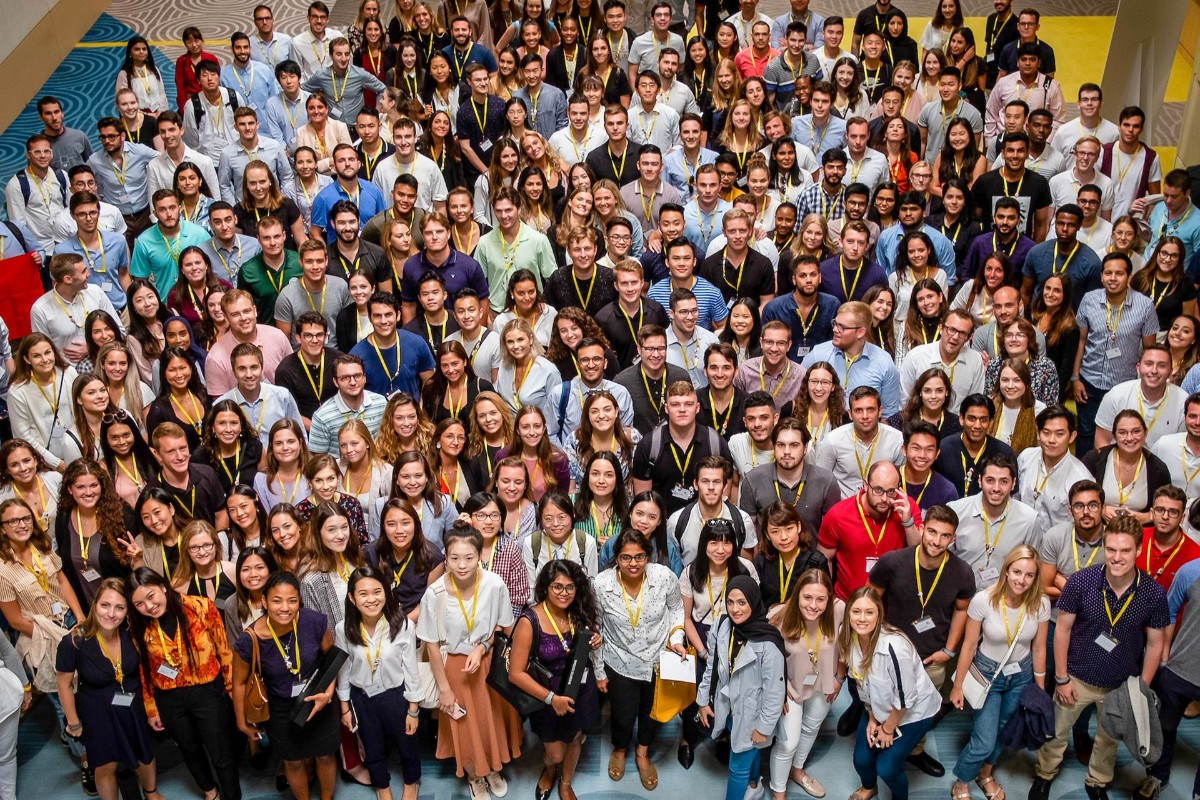
#> input picture src/PC/DetectFace/ey.jpg, 1200 x 800 px, given in place of the camera
$ python detect_color.py
#> lines starting #> are read from the running program, lines starting #| are printed output that depends on the picture; after the words box and inside, x2 and y2 are one past the last pixel; in counts of white or black regions, pixels touching at a corner belong together
# https://pysource.com/2019/02/15/detecting-colors-hsv-color-space-opencv-with-python/
#
# 실행 방법
# - 1. 아나콘다 설치
# - 2. pip install opencv-contrib-python
# - 3. python detect_color.py
#
# HSV
# - hue: 색조
# - saturation: 채도
# - value: 명도
import cv2
import numpy as np

cap = cv2.VideoCapture(0)

while True:
    _, frame = cap.read()
#> frame is the input picture: shape (800, 1200, 3); mean B, G, R 85.7, 94.7, 117.7
    hsv_frame = cv2.cvtColor(frame, cv2.COLOR_BGR2HSV)
#> hsv_frame: shape (800, 1200, 3); mean H, S, V 54.2, 108.6, 123.7

    # Red color
    low_red = np.array([161, 155, 84])
    high_red = np.array([179, 255, 255])
    red_mask = cv2.inRange(hsv_frame, low_red, high_red)
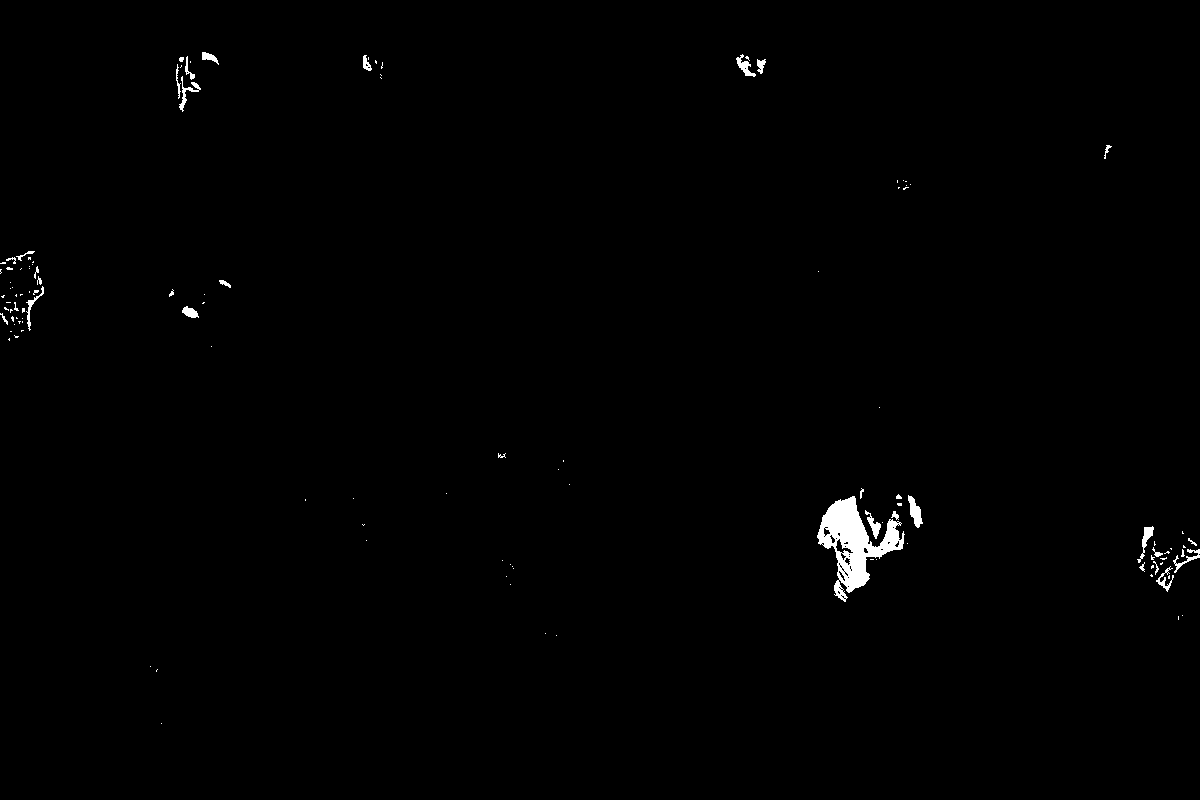
#> red_mask: shape (800, 1200); 0.67% white; 122 white regions (90 under 20 px), largest, box (x1, y1, x2, y2) and area: (817, 496, 905, 602) 3645, (908, 495, 923, 528) 249, (1137, 526, 1154, 563) 183
    red = cv2.bitwise_and(frame, frame, mask=red_mask)

    # Blue color
    low_blue = np.array([94, 80, 2])
    high_blue = np.array([126, 255, 255])
    blue_mask = cv2.inRange(hsv_frame, low_blue, high_blue)
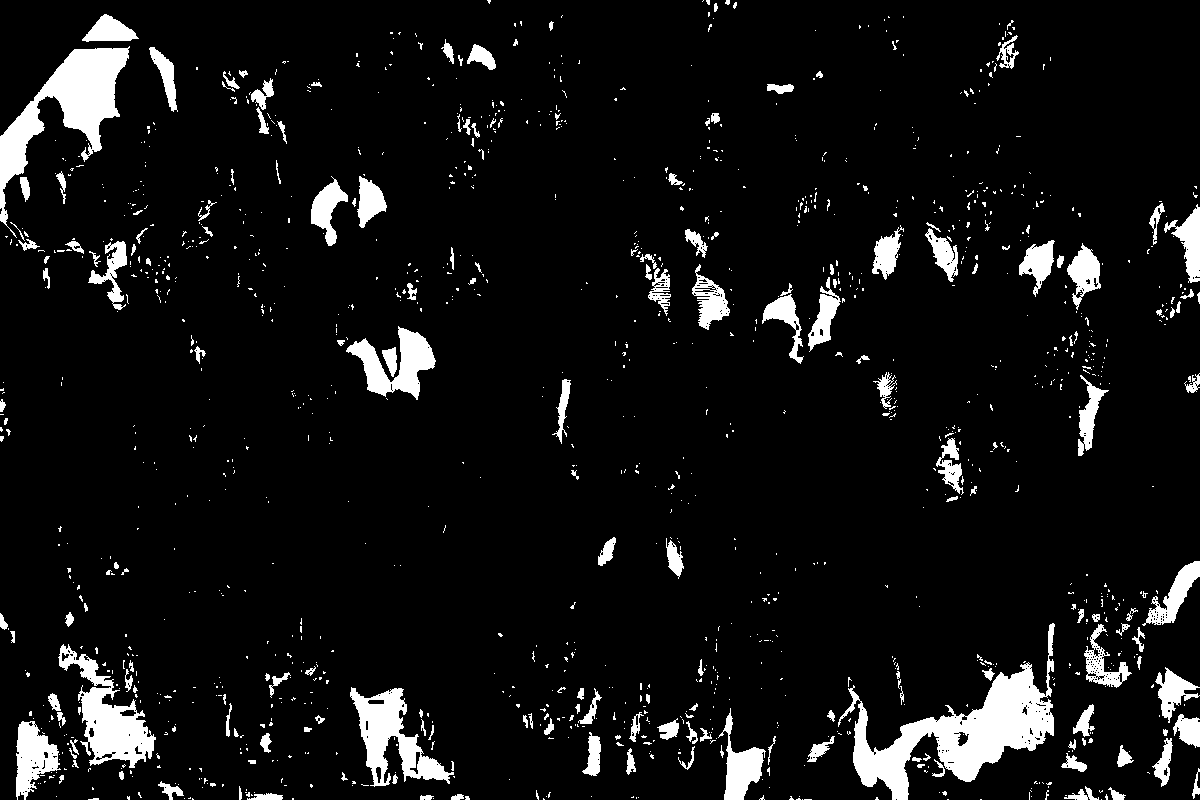
#> blue_mask: shape (800, 1200); 7.4% white; 1321 white regions (1125 under 20 px), largest, box (x1, y1, x2, y2) and area: (838, 623, 1055, 800) 11102, (0, 46, 130, 238) 7356, (58, 644, 156, 768) 4470
    blue = cv2.bitwise_and(frame, frame, mask=blue_mask)

    # Green color
    low_green = np.array([25, 52, 72])
    high_green = np.array([102, 255, 255])
    green_mask = cv2.inRange(hsv_frame, low_green, high_green)
#> green_mask: shape (800, 1200); 3.8% white; 837 white regions (687 under 20 px), largest, box (x1, y1, x2, y2) and area: (0, 44, 127, 221) 6811, (130, 214, 212, 304) 3102, (16, 743, 98, 800) 2483
    green = cv2.bitwise_and(frame, frame, mask=green_mask)

    # Every color except white
    low = np.array([0, 42, 0])
    high = np.array([179, 255, 255])
    mask = cv2.inRange(hsv_frame, low, high)
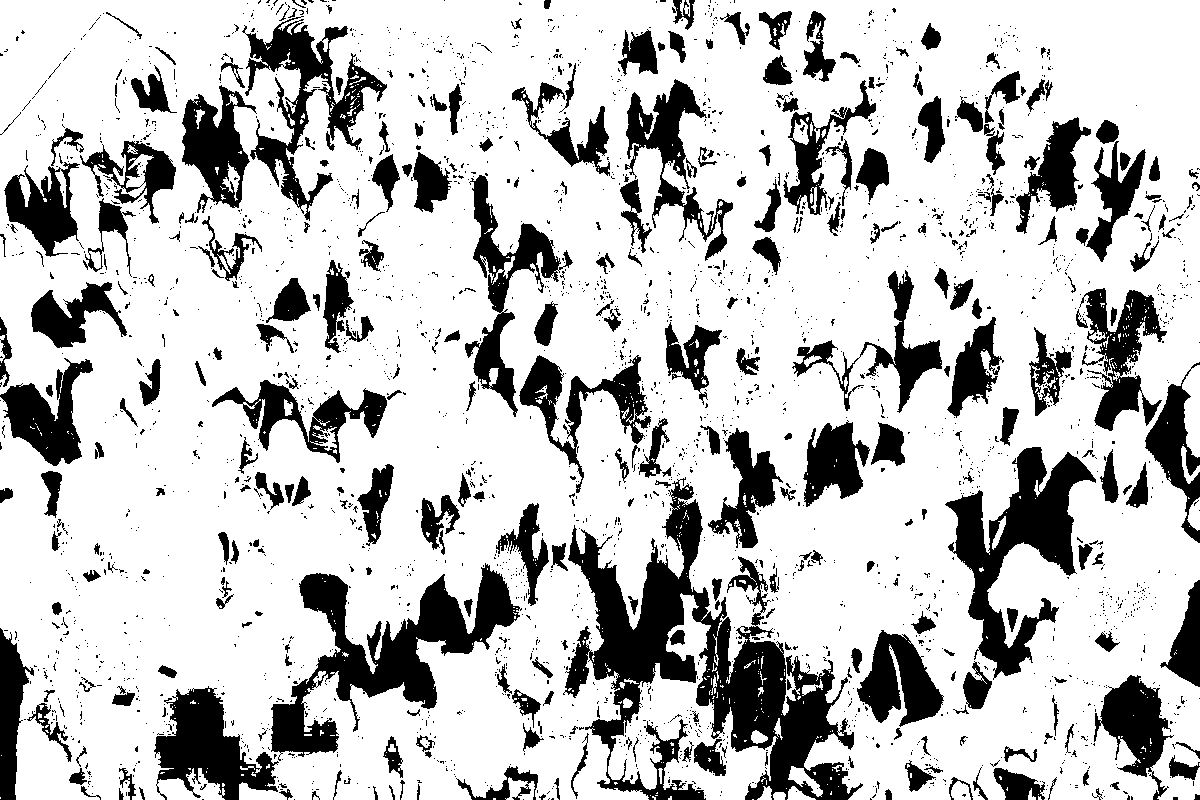
#> mask: shape (800, 1200); 76.7% white; 2711 black regions (2371 under 20 px), largest, box (x1, y1, x2, y2) and area: (563, 477, 863, 800) 31012, (271, 563, 522, 761) 15240, (945, 447, 1096, 680) 12407
    result = cv2.bitwise_and(frame, frame, mask=mask)
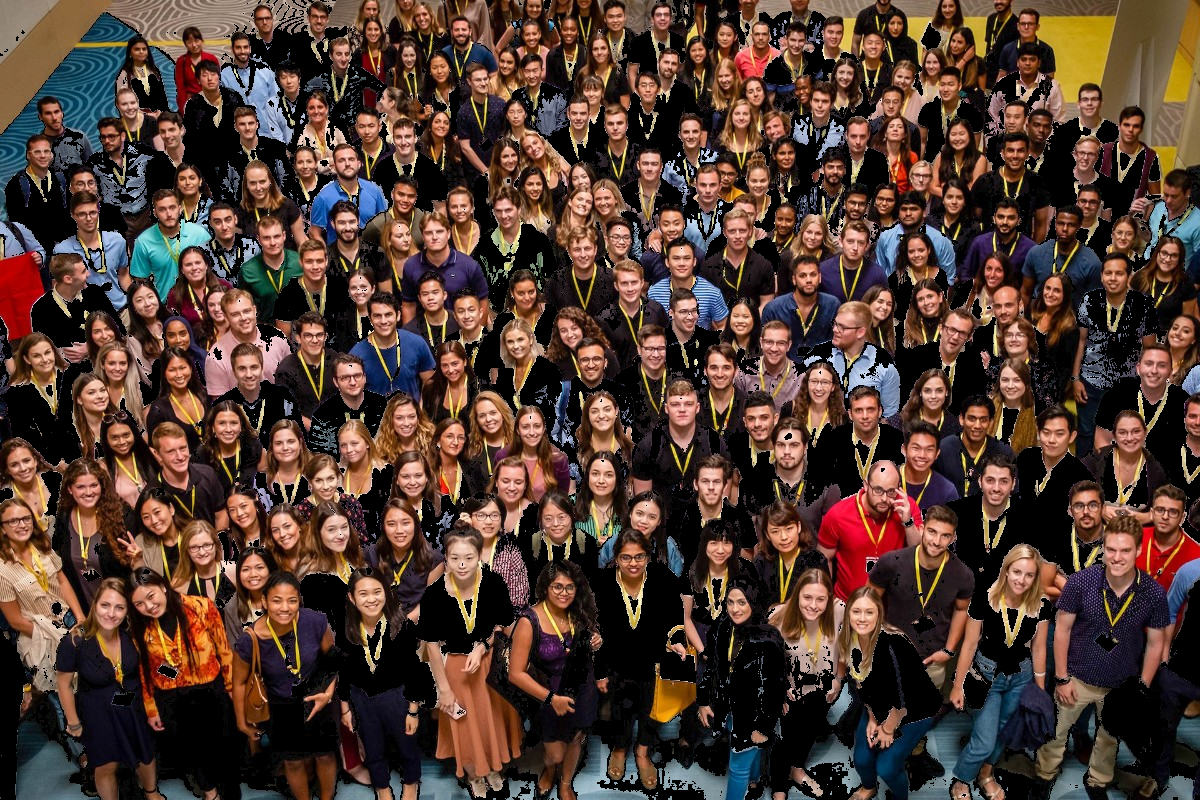
#> result: shape (800, 1200, 3); mean B, G, R 50.1, 59.8, 82.2

    cv2.imshow("Frame", frame)
    cv2.imshow("Red", red)
    cv2.imshow("Blue", blue)
    cv2.imshow("Green", green)
    cv2.imshow("Result", result)

    key = cv2.waitKey(1)
#> (key Esc is pressed here)
    if key == 27:
        break

$ run again, on src/PC/DetectFace/team-coke.jpg
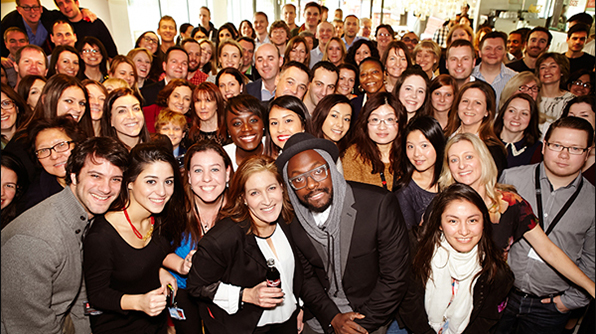
#> input picture src/PC/DetectFace/team-coke.jpg, 596 x 334 px, given in place of the camera
#> frame is the input picture: shape (334, 596, 3); mean B, G, R 75, 90.7, 121.7
#> hsv_frame: shape (334, 596, 3); mean H, S, V 21.6, 123.7, 122.2
#> `red_mask = cv2.inRange(hsv_frame, low_red, high_red)`:
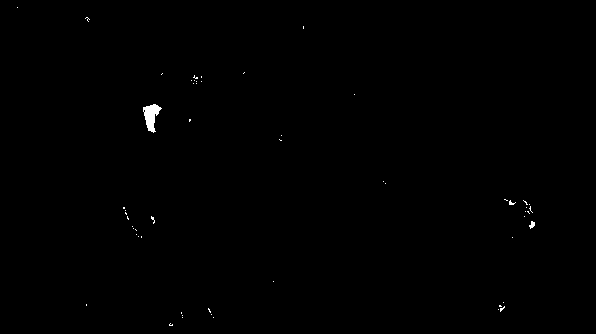
#> red_mask: shape (334, 596); 0.25% white; 55 white regions (53 under 20 px), largest, box (x1, y1, x2, y2) and area: (143, 104, 162, 133) 296, (529, 221, 535, 229) 29
#> blue_mask: shape (334, 596); 0.72% white; 509 white regions (504 under 20 px), largest, box (x1, y1, x2, y2) and area: (173, 233, 195, 259) 255, (387, 318, 407, 334) 161, (167, 269, 187, 289) 142, (176, 146, 184, 156) 27, (42, 28, 47, 39) 24
#> green_mask: shape (334, 596); 0.68% white; 204 white regions (195 under 20 px), largest, box (x1, y1, x2, y2) and area: (507, 0, 539, 12) 210, (521, 12, 542, 28) 144, (492, 19, 517, 31) 117
#> mask: shape (334, 596); 84.1% white; 1212 black regions (1152 under 20 px), largest, box (x1, y1, x2, y2) and area: (424, 237, 481, 334) 3480, (283, 149, 357, 313) 3472, (122, 0, 255, 55) 3281
#> `result = cv2.bitwise_and(frame, frame, mask=mask)`:
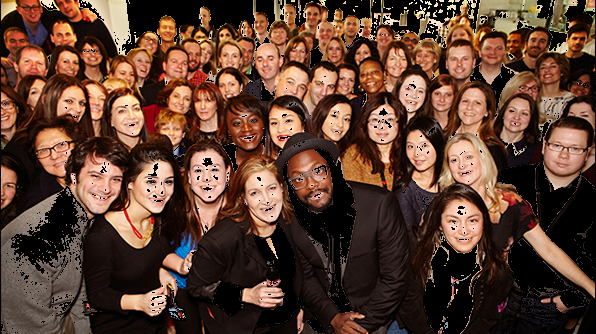
#> result: shape (334, 596, 3); mean B, G, R 48.7, 63.7, 93.7
